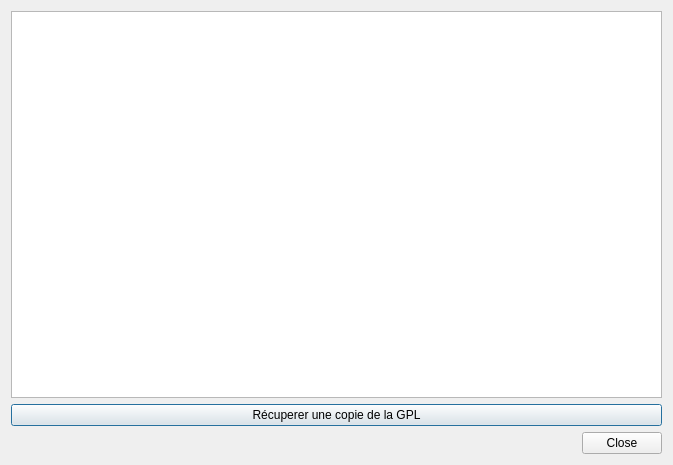
<?xml version="1.0" encoding="UTF-8"?>
<ui version="4.0">
 <class>Sabrina::LicenseDialog</class>
 <widget class="QDialog" name="Sabrina::LicenseDialog">
  <property name="geometry">
   <rect>
    <x>0</x>
    <y>0</y>
    <width>673</width>
    <height>465</height>
   </rect>
  </property>
  <property name="windowTitle">
   <string>Dialog</string>
  </property>
  <layout class="QVBoxLayout" name="verticalLayout">
   <item>
    <widget class="QPlainTextEdit" name="plainTextEdit"/>
   </item>
   <item>
    <widget class="QPushButton" name="getLicenseButton">
     <property name="text">
      <string>Récuperer une copie de la GPL</string>
     </property>
     <property name="default">
      <bool>false</bool>
     </property>
     <property name="flat">
      <bool>false</bool>
     </property>
    </widget>
   </item>
   <item>
    <widget class="QDialogButtonBox" name="buttonBox">
     <property name="orientation">
      <enum>Qt::Horizontal</enum>
     </property>
     <property name="standardButtons">
      <set>QDialogButtonBox::Close</set>
     </property>
    </widget>
   </item>
  </layout>
 </widget>
 <resources/>
 <connections>
  <connection>
   <sender>buttonBox</sender>
   <signal>accepted()</signal>
   <receiver>Sabrina::LicenseDialog</receiver>
   <slot>accept()</slot>
   <hints>
    <hint type="sourcelabel">
     <x>248</x>
     <y>254</y>
    </hint>
    <hint type="destinationlabel">
     <x>157</x>
     <y>274</y>
    </hint>
   </hints>
  </connection>
  <connection>
   <sender>buttonBox</sender>
   <signal>rejected()</signal>
   <receiver>Sabrina::LicenseDialog</receiver>
   <slot>reject()</slot>
   <hints>
    <hint type="sourcelabel">
     <x>316</x>
     <y>260</y>
    </hint>
    <hint type="destinationlabel">
     <x>286</x>
     <y>274</y>
    </hint>
   </hints>
  </connection>
 </connections>
</ui>
